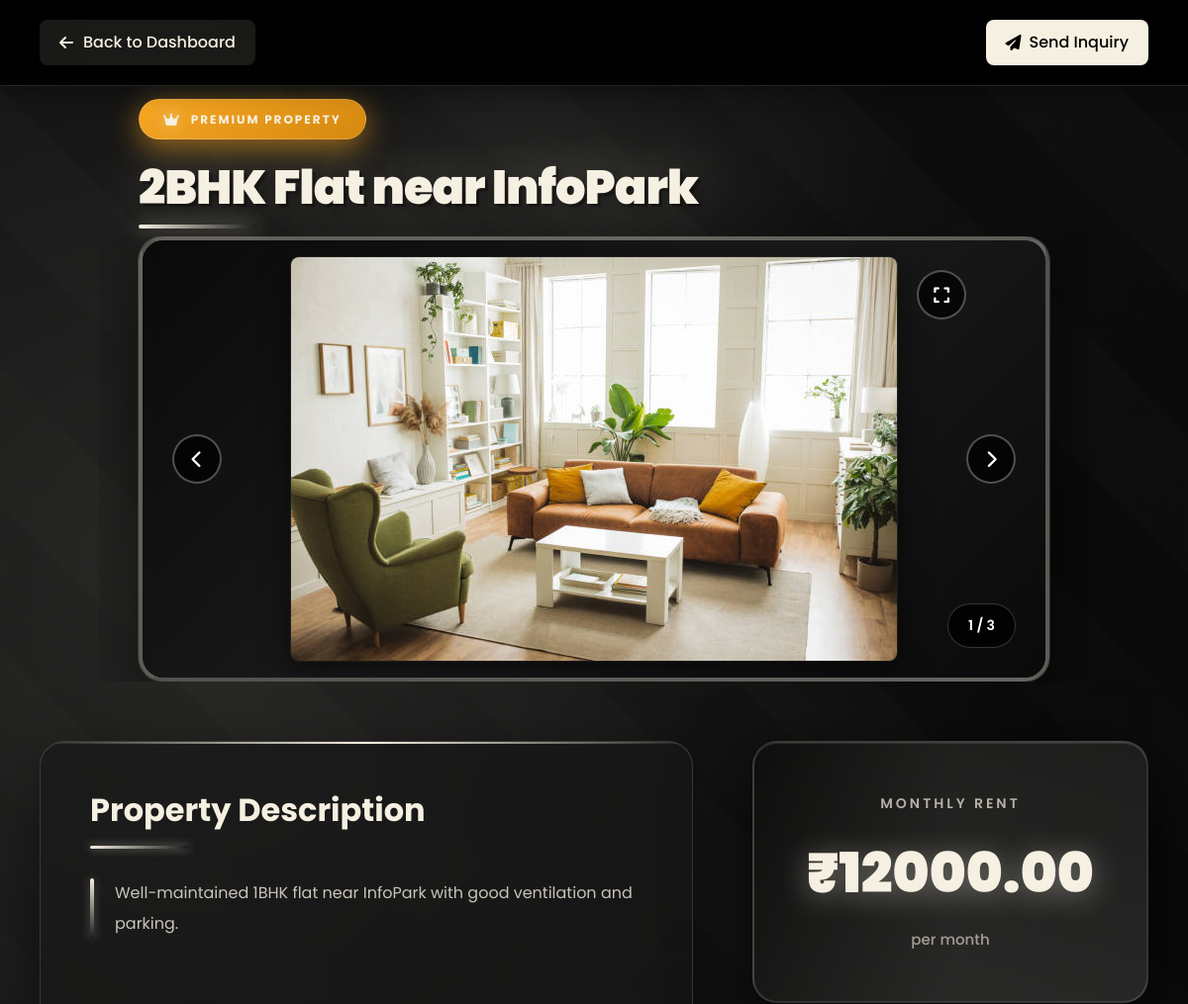
/property-details/4/ (signed in, upper part), run on an earlier commit of the app's database.
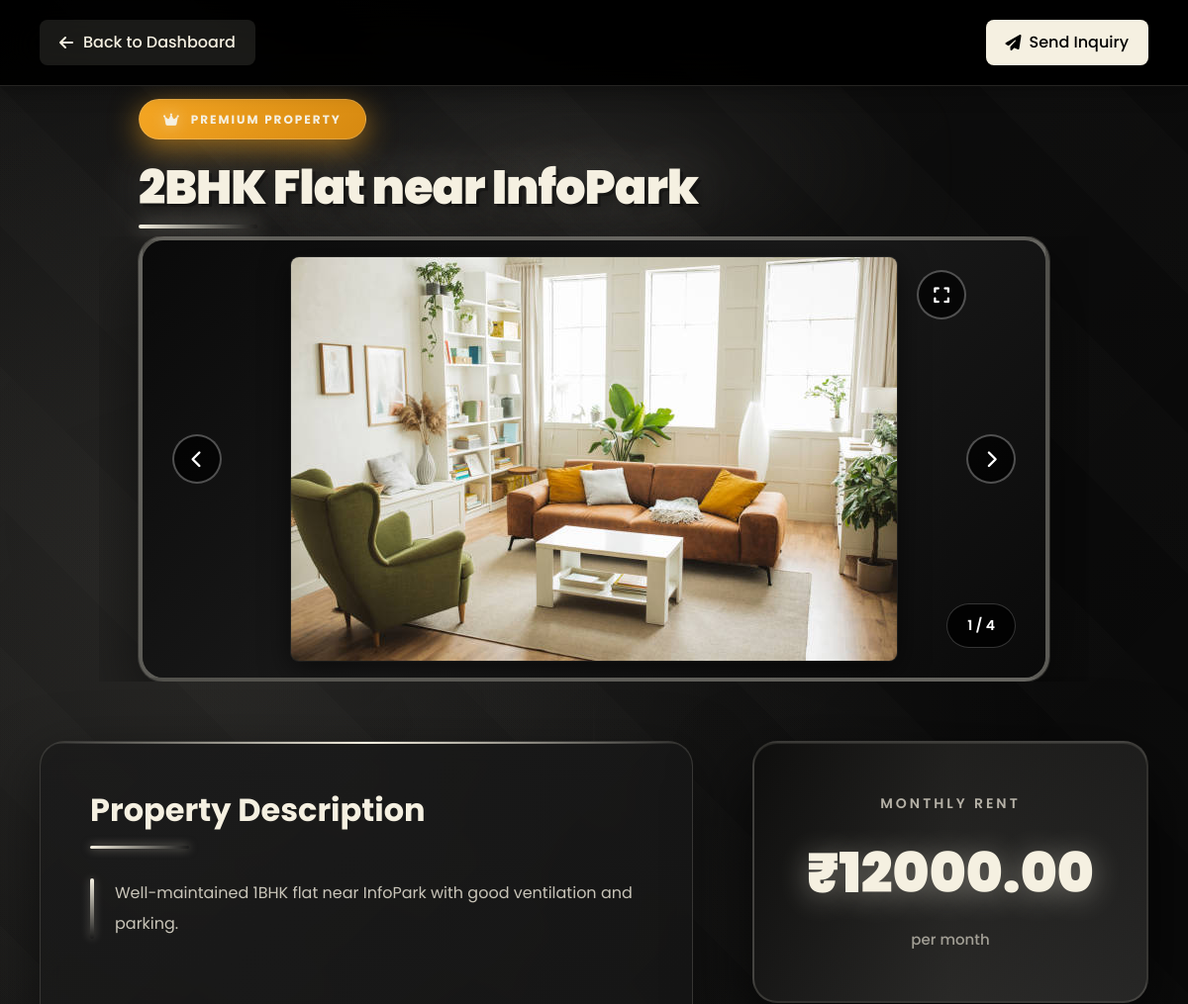
And on a later commit of the database.
### core/models.py (models this page shows, shortened)
class Property(models.Model):
    class Status(models.TextChoices):
        PENDING_APPROVAL = "PENDING", "Pending Approval"
        AVAILABLE = "AVAILABLE", "Available"
        RENTED = "RENTED", "Rented"
        MAINTENANCE = "MAINTENANCE", "Maintenance"
        REJECTED = "REJECTED", "Rejected"
    class PropertyType(models.TextChoices):
        APARTMENT = "Apartment", "Apartment"
        VILLA = "Villa", "Villa"
        INDEPENDENT_HOUSE = "Independent House", "Independent House"
        FLAT = "Flat", "Flat"
        DUPLEX = "Duplex", "Duplex"
        PENTHOUSE = "Penthouse", "Penthouse"
        STUDIO = "Studio", "Studio"
        OTHER = "Other", "Other"
    class Furnishing(models.TextChoices):
        UNFURNISHED = "UNFURNISHED", "Unfurnished"
        SEMI_FURNISHED = "SEMI_FURNISHED", "Semi-Furnished"
        FULLY_FURNISHED = "FULLY_FURNISHED", "Fully Furnished"
    class Facing(models.TextChoices):
        NORTH = "NORTH", "North"
        SOUTH = "SOUTH", "South"
        EAST = "EAST", "East"
        WEST = "WEST", "West"
        NORTHEAST = "NORTHEAST", "North-East"
        NORTHWEST = "NORTHWEST", "North-West"
        SOUTHEAST = "SOUTHEAST", "South-East"
        SOUTHWEST = "SOUTHWEST", "South-West"
    owner = models.ForeignKey(User, on_delete=models.CASCADE, related_name='properties')
    title = models.CharField(max_length=255)
    ad_title = models.CharField(max_length=255, blank=True, null=True, help_text="Short ad title")
    description = models.TextField()
    price = models.DecimalField(max_digits=10, decimal_places=2)
    location = models.CharField(max_length=255)
    latitude = models.DecimalField(max_digits=9, decimal_places=6, blank=True, null=True, help_text="Latitude coordinate (optional)")
    longitude = models.DecimalField(max_digits=9, decimal_places=6, blank=True, null=True, help_text="Longitude coordinate (optional)")
    property_type = models.CharField(max_length=100, choices=PropertyType.choices, default=PropertyType.APARTMENT)
    bhk = models.IntegerField(default=1, help_text="Number of BHKs (Bedrooms)")
    bathrooms = models.IntegerField(default=1, help_text="Number of bathrooms")
    furnishing = models.CharField(max_length=50, choices=Furnishing.choices, default=Furnishing.SEMI_FURNISHED)
    super_built_area = models.DecimalField(max_digits=10, decimal_places=2, default=0, help_text="Super built area in sqft")
    bachelors_allowed = models.BooleanField(default=True, help_text="Are bachelors allowed?")
    total_floors = models.IntegerField(default=1, help_text="Total floors in the building")
    facing = models.CharField(max_length=50, choices=Facing.choices, default=Facing.NORTH)
    built_year = models.IntegerField(blank=True, null=True, help_text="Year the property was built")
    amenities = models.TextField(help_text="Comma-separated list of amenities", blank=True)
    status = models.CharField(max_length=50, choices=Status.choices, default=Status.PENDING_APPROVAL)
    rejection_reason = models.TextField(blank=True, null=True, help_text="Reason for rejection by admin")
    is_paid = models.BooleanField(default=False)
    plan_type = models.CharField(max_length=20, choices=[
        ('basic', 'Basic Plan'),
        ('standard', 'Standard Plan'),
        ('premium', 'Premium Plan')
    ], default='basic', help_text="Selected plan type")
    plan_expiry_date = models.DateTimeField(blank=True, null=True, help_text="Date when the plan expires")
    views_count = models.IntegerField(default=0, help_text="Number of times this property has been viewed")
    created_at = models.DateTimeField(auto_now_add=True)
    updated_at = models.DateTimeField(auto_now=True)
    class Meta:
        verbose_name_plural = "Properties"

class PropertyImage(models.Model):
    property = models.ForeignKey(Property, on_delete=models.CASCADE, related_name='images')
    image = models.ImageField(upload_to='property_images/')

### core/views.py (the view)
# urls.py: path('property-details/<int:id>/', views.property_details_view, name='property_details'),
@login_required
def property_details_view(request, id):
    from django.http import HttpResponse
    property_obj = get_object_or_404(Property, id=id)
    if request.user.is_superuser or request.user.role == 'ADMIN':
        pass
    elif request.user.role == 'OWNER' and property_obj.owner == request.user:
        pass
    elif request.user.role == 'TENANT' and property_obj.status == 'AVAILABLE':
        pass
    else:
        messages.error(request, "You don't have permission to view this property.")
        return redirect('dashboard')
    if request.user.role == 'TENANT' or (request.user.role == 'OWNER' and property_obj.owner != request.user):
        property_obj.views_count += 1
        property_obj.save(update_fields=['views_count'])
    amenities_list = []
    if property_obj.amenities:
        amenities_list = [amenity.strip() for amenity in property_obj.amenities.split(',') if amenity.strip()]
    context = {
        'property': property_obj,
        'images': property_obj.images.all().order_by('id'),  # Ensure consistent ordering and fresh data
        'amenities_list': amenities_list
    }
    response = render(request, 'core/property_details.html', context)
    response['Cache-Control'] = 'no-cache, no-store, must-revalidate'
    response['Pragma'] = 'no-cache'
    response['Expires'] = '0'
    return response

### core/templates/core/property_details.html (shortened to what this page needs)
{% load static %}
<!DOCTYPE html>
<html lang="en">
<head>
    <link href="https://cdn.jsdelivr.net/npm/bootstrap@5.3.0/dist/css/bootstrap.min.css" rel="stylesheet">
    <link href="https://cdnjs.cloudflare.com/ajax/libs/font-awesome/6.4.0/css/all.min.css" rel="stylesheet">
    <link rel="stylesheet" href="https://unpkg.com/leaflet@1.9.4/dist/leaflet.css" />
</head>
<body>
    <nav class="top-nav">
        <div class="nav-container">
            <a href="{% url 'dashboard' %}" class="back-btn">
                <i class="fas fa-arrow-left"></i>
                <span>Back to Dashboard</span>
            </a>
            <div class="nav-actions">
                {% if user.role == 'TENANT' and not user.is_superuser %}
                <a href="{% url 'start_conversation' property.id %}" class="nav-btn nav-btn-primary">
                    <i class="fas fa-paper-plane"></i>
                    Send Inquiry
                </a>
                {% endif %}
            </div>
        </div>
    </nav>
    <section class="property-title-section">
        <div class="title-container">
            {% if property.plan_type == 'premium' %}
            <div class="property-badge" style="background: linear-gradient(135deg, #f5a623 0%, #d68910 100%); box-shadow: 0 8px 30px rgba(245, 166, 35, 0.6);">
                <i class="fas fa-crown"></i>
                <span>Premium Property</span>
            </div>
            {% elif property.plan_type == 'standard' %}
            <div class="property-badge" style="background: linear-gradient(135deg, #4a90e2 0%, #357abd 100%); box-shadow: 0 8px 30px rgba(74, 144, 226, 0.6);">
                <i class="fas fa-star"></i>
                <span>Standard Property</span>
            </div>
            {% else %}
            <div class="property-badge">
                <i class="fas fa-home"></i>
                <span>Featured Property</span>
            </div>
            {% endif %}
            <h1 class="property-main-title">{{ property.title }}</h1>
        </div>
    </section>
    <section class="hero-image-viewer">
        <div class="image-viewer-container">
            {% if property.images.all %}
                {% for image in property.images.all %}
                <div class="viewer-slide {% if forloop.first %}active{% endif %}">
                    <img src="{{ image.image.url }}?v={{ image.id }}" alt="{{ property.title }}">
                </div>
                {% endfor %}
            {% else %}
                <div class="viewer-slide active">
                    <img src="https://images.unsplash.com/photo-1600596542815-2788866dd523?ixlib=rb-4.0.3&auto=format&fit=crop&w=1920&q=80" alt="Property">
                </div>
            {% endif %}
            <button class="viewer-nav viewer-prev" onclick="changeSlide(-1)">
                <i class="fas fa-chevron-left"></i>
            </button>
            <button class="viewer-nav viewer-next" onclick="changeSlide(1)">
                <i class="fas fa-chevron-right"></i>
            </button>
            <button class="viewer-nav" style="top: 30px; right: 80px; left: auto; transform: none;" onclick="openFullscreen(currentSlideIndex)">
                <i class="fas fa-expand"></i>
            </button>
            <div class="image-counter">
                <span id="currentSlide">1</span> / <span id="totalSlides">{{ property.images.all|length|default:"1" }}</span>
            </div>
        </div>
    </section>
    <div class="content-wrapper">
        <div class="main-content">
            <div class="property-description-section">
                <h1 class="section-heading">Property Description</h1>
                <p class="description-text">{{ property.description }}</p>
                <div class="property-details-grid">
                </div>
            </div>
        </div>
        <div class="sidebar">
            <div class="price-section">
                <div class="price-label">Monthly Rent</div>
                <div class="price-value">₹{{ property.price }}</div>
                <div class="price-period">per month</div>
            </div>
        </div>
    </div>
</body>
</html>

What changed in the data, as far as the page shows it:
changed Property "2BHK Flat near InfoPark": images.all|length "3" → "4"
